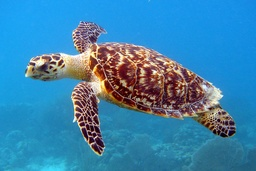
#> input picture hawksbill_sea_turtle.jpg, 256 x 171 px, shrunk from 750 x 500 before the run
$ jupyter execute Application.ipynb
#> lines starting #> are read from the running program, lines starting #| are printed output that depends on the picture
### src/MiniNumPy/MiniNumPy.py
from __future__ import annotations
import math
class Array:
    def __init__(self,data):
        self.data = data

        self.shape = self._get_shape(data)

        self.ndim = len(self.shape)

        self.size = self._get_size(self.shape)

        self._LU = None

        self._det = None

    def _get_shape(self, data):
        if isinstance(data, list):
            if len(data) == 0:
                return (0,)
            else:
                return (len(data),) + self._get_shape(data[0])
        else:
            return ()

    def _get_size(self, shape):
        size = 1
        for dim in shape:
            size *= dim
        return size

    def flatten (self):
        flattened_array = []
        def _flat(arr):
            for x in arr:
                if not isinstance(x,list):
                    flattened_array.append(x)
                else:
                    _flat(x)
        _flat(self.data)
        return flattened_array

    # [18 lines of commented-out code are left out]
    # [11 lines left out: function reshape, not called in this run]

    # TODO: understand this function
    def __str__(self):
        def format_array(arr, shape, level=0):
            if len(shape) == 1:
                return '[' + ' '.join(map(str, arr)) + ']'
            else:
                step = int(len(arr) / shape[0])
                rows = []
                for i in range(shape[0]):
                    part = arr[i*step:(i+1)*step]
                    rows.append(format_array(part, shape[1:], level+1))
                newlines = '\n' * (len(shape) - 1)
                indent = ' ' * (level + 1)
                newline = newlines + indent
                return '[' + newline.join(rows) + ']'

        return format_array(self.flatten(), self.shape)

    # [77 lines left out: functions copy, transpose, __add__, __mul__, not called in this run]

    def __sub__(self:Array, other:Array)-> Array:
        return self + (other * -1)

    def __matmul__(self:Array, other:Array)-> Array:
        if self.ndim != 2 or other.ndim != 2:
            raise ValueError("Both arrays must be 2-dimensional for matrix multiplication")
        if self.shape[1] != other.shape[0]:
            raise ValueError("Inner dimensions must match for matrix multiplication")

        result_data = []
        for i in range(self.shape[0]):
            row = []
            for j in range(other.shape[1]):
                sum_product = 0
                for k in range(self.shape[1]):
                    sum_product += self.data[i][k] * other.data[k][j]
                row.append(sum_product)
            result_data.append(row)

        return Array(result_data)

    # [81 lines left out: functions __truediv__, __pow__, exp, log, abs, sqrt and 2 more, not called in this run]

    def mean(self):
        self_flat = self.flatten()
        return sum(self_flat) / len(self_flat)

    # [105 lines left out: functions max, min, arg_min, arg_max, LU_Decomposition, determinant and 2 more, not called in this run]

def array(data):
    return Array(data)

# [5 lines left out: function _build, not called in this run]

def zeros(shape):
    data = _build(shape, 0)
    return Array(data)

def ones(shape):
    data = _build(shape, 1)
    return Array(data)

# [25 lines left out: functions eye, arange, linspace, not called in this run]

### Application.ipynb
[cell 1]
from PIL import Image
import math
import MiniNumPy as mnp
array = mnp.array

[cell 2]
# load image and convert to 3D matrix (h, w, 3)
def load_image(path):
#> called with path = 'hawksbill_sea_turtle.jpg'
    img = Image.open(path).convert("RGB")
#> img is the input picture: PIL image 256x171 RGB; mean R, G, B 60.7, 132, 173.4
    w, h = img.size
#> w = 256; h = 171
    pixels = list(img.getdata())
#> pixels = 43776 items

    matrix = []
    for i in range(h):
        row = []
        for j in range(w):
            row.append(list(pixels[i*w + j]))  # [R, G, B]
        matrix.append(row)
#> after the loop, matrix = 171 items

    return array(matrix)
#> in __init__, `self.shape = self._get_shape(data)`: self.shape = (171, 256, 3)
#> in __init__, `self.ndim = len(self.shape)`: self.ndim = 3
#> the loop in _get_size, `for dim in shape:` made 3 passes
#> (dim, size) on passes 1 to 2: (171, 171), (256, 43776)
#> size on pass 3: 131328
#> after the loop in _get_size, `for dim in shape:`: size = 131328

# save 3D matrix as image
def save_image(mat, path):
    h, w = mat.shape[0], mat.shape[1]

    img = Image.new("RGB", (w, h))
    flat = []

    for i in range(h):
        for j in range(w):
            pixel = mat.data[i][j]
            pixel = tuple(int(x) for x in pixel)
            flat.append(pixel)

    img.putdata(flat)
    img.save(path)

# convert image to grayscale
def to_grayscale(img):
    H, W, _ = img.shape
    gray = []

    for i in range(H):
        row = []
        for j in range(W):
            R, G, B = img.data[i][j]
            # gray value
            g = 0.299*R + 0.587*G + 0.114*B
            row.append([g, g, g])
        gray.append(row)

    return array(gray)


def apply_transform(points, M):
    result = []
    for p in points.data:
        v = array([[p[0]], [p[1]]])
        new = M @ v
        result.append([new.data[0][0], new.data[1][0]])
    return array(result)


def scale_matrix(sx, sy):
    return array([
        [sx, 0],
        [0, sy]
    ])

def rotation_matrix(theta):
    return array([
        [math.cos(theta), -math.sin(theta)],
        [math.sin(theta),  math.cos(theta)]
    ])

def shear_matrix(k):
    return array([
        [1, k],
        [0, 1]
    ])

def rotate_image(img, theta):
    H, W, _ = img.shape
    cx, cy = W // 2, H // 2  # picture center cordinates

    R = rotation_matrix(theta)

    new_img = []
    for y in range(H):
        row = []
        for x in range(W):

            # coordinates relative to center
            v = array([[x - cx], [y - cy]])
            new = R @ v

            nx = int(new.data[0][0] + cx)
            ny = int(new.data[1][0] + cy)

            # Assign pixel value
            if 0 <= nx < W and 0 <= ny < H:
                row.append(img.data[ny][nx])
            else:
                row.append([0, 0, 0])
        new_img.append(row)

    return array(new_img)

## Demo

[cell 3]
# --- Load image ---
img = load_image("hawksbill_sea_turtle.jpg")
print("Loaded image shape:", img.shape)
#| Loaded image shape: (171, 256, 3)

# --- Grayscale ---
gray = to_grayscale(img)
#> in to_grayscale, `H, W, _ = img.shape`: H = 171; W = 256
#> after the loop in to_grayscale, `for i in range(H):`: gray = 171 items
#> the loop in _get_size (call 2), `for dim in shape:` made 3 passes
save_image(gray, "gray_image.jpg")
#> in save_image, `h, w = mat.shape[0], mat.shape[1]`: h = 171; w = 256
#> in save_image, `img = Image.new("RGB", (w, h))`: img: PIL image 256x171 RGB; every value is 0
#> after the loop in save_image, `for i in range(h):`: flat = 43776 items
#> in save_image, `img.putdata(flat)`:
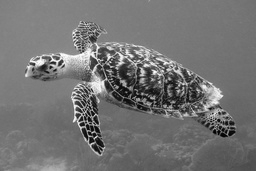
#> img: PIL image 256x171 RGB; min 0, max 254, mean 114.9
print("Saved grayscale image: gray_image.jpg")

# --- Rotate image 30 degrees ---
rot = rotate_image(img, math.radians(30))
#> in rotate_image, `H, W, _ = img.shape`: H = 171; W = 256
#> in rotate_image, `cx, cy = W // 2, H // 2`: cx = 128; cy = 85
save_image(rot, "rotated_30deg.jpg")
#> call 2 of save_image, with path = 'rotated_30deg.jpg'
#> in save_image (call 2), `img.putdata(flat)`:
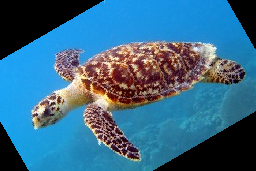
#> img: PIL image 256x171 RGB; mean R, G, B 55.3, 106.6, 137.2
print("Saved rotated image: rotated_30deg.jpg")

# --- Demo 2D transformations ---
points = array([
    [0, 0],
    [1, 0],
    [1, 1],
    [0, 1]
])

S = scale_matrix(2, 2)
R = rotation_matrix(math.radians(45))
H = shear_matrix(1.0)

print("\nOriginal:", points)
print("Scaled:", apply_transform(points, S))
print("Rotated 45°:", apply_transform(points, R))
print("Sheared:", apply_transform(points, H))
